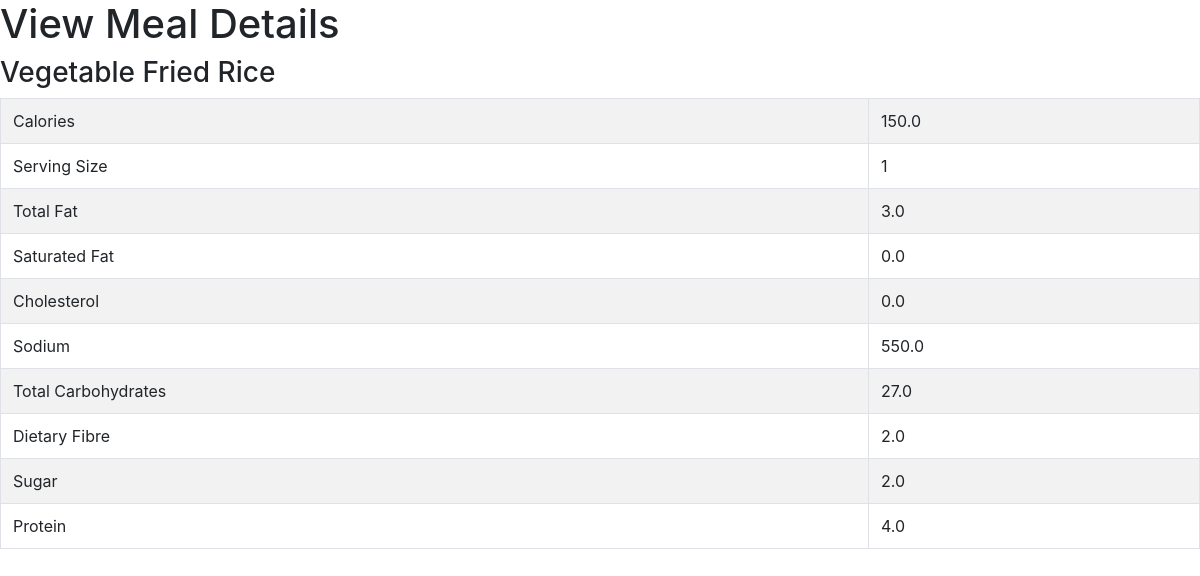
The page /view_meal/1 on the database its author committed.
### food/models.py (models this page shows, shortened)
class Meal(models.Model):
    BREAKFAST = 1
    MORNING_SNACK = 2
    LUNCH = 3
    AFTERNOON_SNACK = 4
    DINNER = 5
    EVENING_SNACK = 6
    MEAL_TIME_TYPES = (
        (BREAKFAST, "Breakfast"),
        (MORNING_SNACK, "Morning Snack"),
        (LUNCH, "Lunch"),
        (AFTERNOON_SNACK, "Afternoon Snack"),
        (DINNER, "Dinner"),
        (EVENING_SNACK, "Evening Snack")
    )
    food = models.ForeignKey(Food, verbose_name="Food" , on_delete = models.CASCADE)
    serving_size = models.IntegerField(verbose_name="Serving Size")
    meal_time = models.IntegerField(verbose_name="Meal Time", choices=MEAL_TIME_TYPES)
    def get_total_calories(self):
        return self.serving_size * self.food.calories
    def get_total_serving_size(self):
        return self.serving_size
    def get_total_total_fat(self):
        return self.serving_size * self.food.total_fat
    def get_total_saturated_fat(self):
        return self.serving_size * self.food.saturated_fat
    def get_total_cholesterol(self):
        return self.serving_size * self.food.cholesterol
    def get_total_sodium(self):
        return self.serving_size * self.food.sodium
    def get_total_total_carbohydrates(self):
        return self.serving_size * self.food.total_carbohydrate
    def get_total_dietary_fibre(self):
        return self.serving_size * self.food.dietary_fibre
    def get_total_sugar(self):
        return self.serving_size * self.food.sugar
    def get_total_protein(self):
        return self.serving_size * self.food.protein

class Food(models.Model):
    name = models.CharField(verbose_name="Food Name", max_length=200)
    calories = models.FloatField(verbose_name="Calories (kcal)")
    total_fat = models.FloatField(verbose_name="Total Fat (g)")
    saturated_fat = models.FloatField(verbose_name="Saturated Fat (g)")
    cholesterol = models.FloatField(verbose_name="Cholesterol (mg)")
    sodium = models.FloatField(verbose_name="Sodium (mg)")
    total_carbohydrate = models.FloatField(verbose_name="Total Carbohydrate (g)")
    dietary_fibre = models.FloatField(verbose_name="Dietary Fibre (g)")
    sugar = models.FloatField(verbose_name="Sugar (g)")
    protein = models.FloatField(verbose_name="Protein (g)")

### food/views.py (the view)
# urls.py: url(r'^view_meal/(?P<meal_id>\d+)$', view_meal, name='view-meal'),
def view_meal(request, meal_id):
    template = 'view_meal.html'
    meal = Meal.objects.get(id=int(meal_id))
    context = {
            'meal': meal,
        }
    return render(request, template, context)

### templates/view_meal.html (shortened to what this page needs)
<html>
	<head>
		<link rel="stylesheet" href="https://stackpath.bootstrapcdn.com/bootstrap/4.1.1/css/bootstrap.min.css">
	</head>
	<body>
		<h1>View Meal Details</h1>
		<h3>{{ meal.food.name }}</h3>
		<table class="table table-striped table-bordered">
			<tbody>
				<tr>
					<td>Calories</td>
					<td>{{ meal.get_total_calories }}</td>
				</tr>
				<tr>
					<td>Serving Size</td>
					<td>{{ meal.get_total_serving_size }}</td>
				</tr>
				<tr>
					<td>Total Fat</td>
					<td>{{ meal.get_total_total_fat }}</td>
				</tr>
				<tr>
					<td>Saturated Fat</td>
					<td>{{ meal.get_total_saturated_fat }}</td>
				</tr>
				<tr>
					<td>Cholesterol</td>
					<td>{{ meal.get_total_cholesterol }}</td>
				</tr>
				<tr>
					<td>Sodium</td>
					<td>{{ meal.get_total_sodium }}</td>
				</tr>
				<tr>
					<td>Total Carbohydrates</td>
					<td>{{ meal.get_total_total_carbohydrates }}</td>
				</tr>
				<tr>
					<td>Dietary Fibre</td>
					<td>{{ meal.get_total_dietary_fibre }}</td>
				</tr>
				<tr>
					<td>Sugar</td>
					<td>{{ meal.get_total_sugar }}</td>
				</tr>
				<tr>
					<td>Protein</td>
					<td>{{ meal.get_total_protein }}</td>
				</tr>
			</tbody>
		</table>
	</body>
</html>

### rows shown on the page
Meal: food.name "Vegetable Fried Rice", get_total_calories "150.0", get_total_serving_size "1", get_total_total_fat "3.0", get_total_saturated_fat "0.0", get_total_cholesterol "0.0", get_total_sodium "550.0", get_total_total_carbohydrates "27.0", get_total_dietary_fibre "2.0", get_total_sugar "2.0", get_total_protein "4.0"
